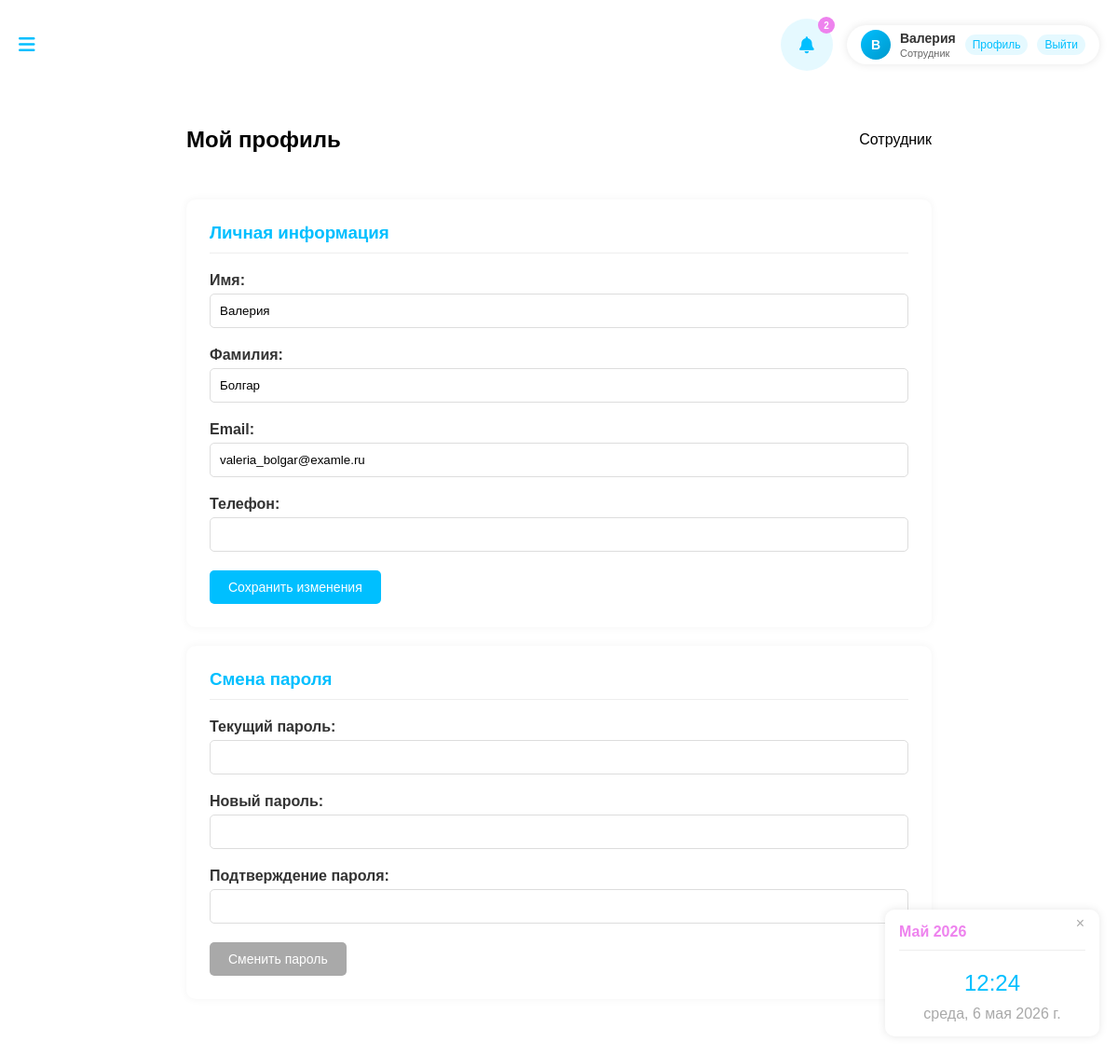
The page /auth/profile/ (signed in) on the database its author committed.
### schedule_app/models.py (models this page shows, shortened)
class User(AbstractUser):
    ROLE_CHOICES = [
        ('employee', 'Сотрудник'),
        ('manager', 'Управляющий'),
        ('admin', 'Администратор'),
    ]
    worked_hours = models.IntegerField(default=0, verbose_name='Отработано часов')
    late_count = models.IntegerField(default=0, verbose_name='Количество опозданий')
    overtime_count = models.IntegerField(default=0, verbose_name='Количество переработок')
    role = models.CharField(max_length=20, choices=ROLE_CHOICES, default='employee')
    pvz = models.ManyToManyField('PVZ', blank=True, related_name='users')
    phone = models.CharField(max_length=20, blank=True)
    is_blocked = models.BooleanField(default=False, verbose_name='Заблокирован')
    is_online = models.BooleanField(default=False, verbose_name='Онлайн')
    last_activity = models.DateTimeField(null=True, blank=True, verbose_name='Последняя активность')
    @property
    def unread_notifications_count(self):
        return self.notifications.filter(is_read=False).count()

### auth_app/views.py (the view, shortened to what this page needs)
# urls.py: path('profile/', views.profile_view, name='profile'),
@login_required
def profile_view(request):
    return render(request, 'profile.html')

### templates/profile.html (shortened to what this page needs)
{% extends "base.html" %}
{% load static %}
{% block content %}
<div class="profile-container">
    <div class="profile-header">
        <h2>Мой профиль</h2>
        <div class="user-role-badge">
            {% if user.role == 'admin' %}
                <span class="badge admin">Администратор</span>
            {% elif user.role == 'manager' %}
                <span class="badge manager">Менеджер</span>
            {% else %}
                <span class="badge employee">Сотрудник</span>
            {% endif %}
        </div>
    </div>
    <div class="profile-content">
        <div class="profile-card">
            <h3>Личная информация</h3>
            <form method="post" class="profile-form">
                <div class="form-row">
                    <div class="form-group">
                        <label>Имя:</label>
                        <input type="text" name="first_name" value="{{ user.first_name }}" required>
                    </div>
                    <div class="form-group">
                        <label>Фамилия:</label>
                        <input type="text" name="last_name" value="{{ user.last_name }}" required>
                    </div>
                </div>
                <div class="form-group">
                    <label>Email:</label>
                    <input type="email" name="email" value="{{ user.email }}" required>
                </div>
                <div class="form-group">
                    <label>Телефон:</label>
                    <input type="text" name="phone" value="{{ user.phone }}">
                </div>
                <button type="submit" class="btn btn-primary">Сохранить изменения</button>
            </form>
        </div>
        <div class="profile-card">
            <h3>Смена пароля</h3>
            <form method="post" class="password-form">
                <div class="form-group">
                    <label>Текущий пароль:</label>
                    <input type="password" name="old_password">
                </div>
                <div class="form-group">
                    <label>Новый пароль:</label>
                    <input type="password" name="new_password1">
                </div>
                <div class="form-group">
                    <label>Подтверждение пароля:</label>
                    <input type="password" name="new_password2">
                </div>
                <button type="submit" class="btn btn-secondary">Сменить пароль</button>
            </form>
        </div>
    </div>
</div>
{% endblock %}

### templates/base.html (shortened to what this page needs)
<!DOCTYPE html>
<html lang="ru">
<head>
    <link rel="stylesheet" href="https://cdnjs.cloudflare.com/ajax/libs/font-awesome/6.0.0-beta3/css/all.min.css">
    {% load static %}
    <link rel="stylesheet" href="{% static 'css/main.css' %}">
</head>
<body>
    <div class="main-content">
        {% block header %}
        <div class="header">
            <div class="menu-toggle">
                <i class="fas fa-bars"></i>
            </div>
            <div class="header-right">
                <div class="notification-compact">
                    <i class="fas fa-bell"></i>
                    {% if user.is_authenticated %}
                    <span class="notification-badge-compact" id="notificationBadge">{{ user.unread_notifications_count }}</span>
                    {% else %}
                    <span class="notification-badge-compact" id="notificationBadge">0</span>
                    {% endif %}
                </div>
                {% if user.is_authenticated %}
                <div class="user-menu" id="userMenu">
                    <div class="user-avatar" title="Нажмите для сворачивания">
                        {{ user.first_name|first|default:user.username|first|upper }}
                    </div>
                    <div class="user-details">
                        <div class="user-name">{{ user.first_name|default:user.username }}</div>
                        <div class="user-role-compact">
                            {% if user.role == 'admin' %}Администратор
                            {% elif user.role == 'manager' %}Управляющий
                            {% else %}Сотрудник{% endif %}
                        </div>
                    </div>
                    <div class="header-links">
                        <a href="{% url 'profile' %}" class="header-link">Профиль</a>
                        <form action="{% url 'logout' %}" method="post" style="display: inline;">
                            <button type="submit" class="header-link" style="background: none; border: none; cursor: pointer; color: #00BFFF; font-size: 12px; padding: 4px 8px; border-radius: 12px; transition: all 0.3s ease; background: rgba(0, 191, 255, 0.1);">
                                Выйти
                            </button>
                        </form>
                    </div>
                </div>
                {% endif %}
            </div>
        </div>
        {% endblock %}
        <div class="content">
            {% block content %}
            {% endblock %}
        </div>
    </div>
    <div class="calendar-time">
        <button class="toggle-btn">×</button>
        <div class="calendar-content">
            <h4>{% now "F Y" %}</h4>
            <div class="time">{% now "H:i" %}</div>
            <div class="date">{% now "l, j F Y" %}</div>
        </div>
    </div>
</body>
</html>

### rows shown on the page
User: unread_notifications_count "2", first_name|first "В", first_name "Валерия", last_name "Болгар", email "valeria_bolgar@examle.ru"
